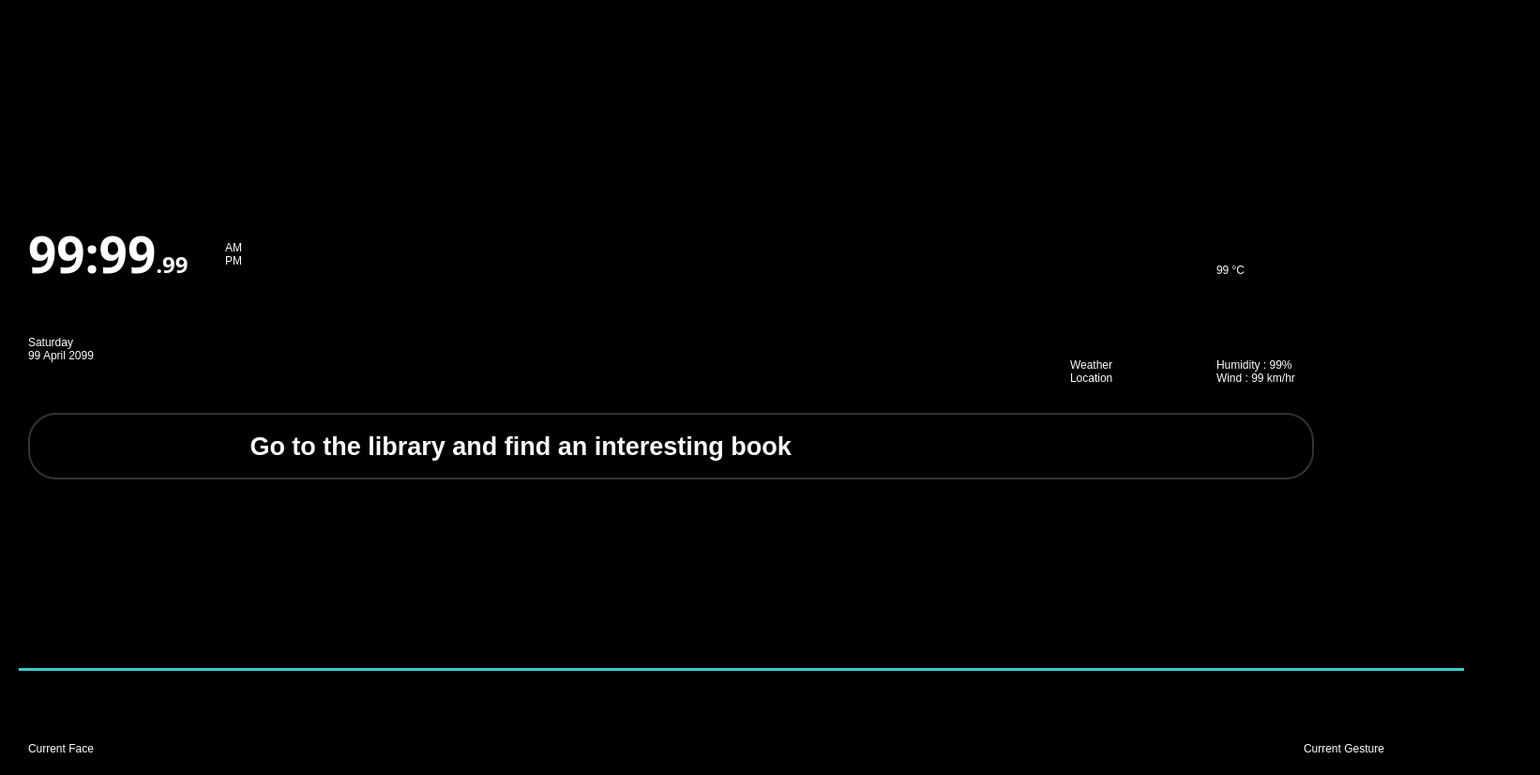
<?xml version="1.0" encoding="UTF-8"?>
<ui version="4.0">
 <class>MainWindow</class>
 <widget class="QMainWindow" name="MainWindow">
  <property name="geometry">
   <rect>
    <x>0</x>
    <y>0</y>
    <width>1642</width>
    <height>826</height>
   </rect>
  </property>
  <property name="sizePolicy">
   <sizepolicy hsizetype="Minimum" vsizetype="Minimum">
    <horstretch>0</horstretch>
    <verstretch>0</verstretch>
   </sizepolicy>
  </property>
  <property name="minimumSize">
   <size>
    <width>0</width>
    <height>0</height>
   </size>
  </property>
  <property name="windowTitle">
   <string>MainWindow</string>
  </property>
  <property name="styleSheet">
   <string notr="true">background-color: rgb(0, 0, 0);</string>
  </property>
  <widget class="QWidget" name="centralwidget">
   <widget class="QTabWidget" name="tabWidget">
    <property name="geometry">
     <rect>
      <x>20</x>
      <y>-20</y>
      <width>1541</width>
      <height>761</height>
     </rect>
    </property>
    <property name="layoutDirection">
     <enum>Qt::LeftToRight</enum>
    </property>
    <property name="styleSheet">
     <string notr="true">QTabWidget::pane { 
	border-style: solid;
	border-color: #3ACCCC;
	border-width: 0 0px 3px 0px; 
}</string>
    </property>
    <property name="tabPosition">
     <enum>QTabWidget::South</enum>
    </property>
    <property name="tabShape">
     <enum>QTabWidget::Triangular</enum>
    </property>
    <property name="currentIndex">
     <number>1</number>
    </property>
    <property name="iconSize">
     <size>
      <width>250</width>
      <height>150</height>
     </size>
    </property>
    <property name="elideMode">
     <enum>Qt::ElideMiddle</enum>
    </property>
    <widget class="QWidget" name="tab_5">
     <attribute name="icon">
      <iconset>
       <normalon>:/Media/icons/blackSquare.png</normalon>
      </iconset>
     </attribute>
     <attribute name="title">
      <string/>
     </attribute>
    </widget>
    <widget class="QWidget" name="tab_0">
     <attribute name="icon">
      <iconset resource="../Data.qrc">
       <normaloff>:/Media/icons/home.png</normaloff>
       <normalon>:/Media/icons/home.gif</normalon>:/Media/icons/home.png</iconset>
     </attribute>
     <attribute name="title">
      <string/>
     </attribute>
     <widget class="QWidget" name="horizontalLayoutWidget_2">
      <property name="geometry">
       <rect>
        <x>10</x>
        <y>220</y>
        <width>1351</width>
        <height>225</height>
       </rect>
      </property>
      <layout class="QHBoxLayout" name="horizontalLayout_2">
       <item>
        <layout class="QGridLayout" name="gridLayout">
         <property name="spacing">
          <number>0</number>
         </property>
         <item row="0" column="1">
          <widget class="QLabel" name="label_am_pm">
           <property name="maximumSize">
            <size>
             <width>50</width>
             <height>100</height>
            </size>
           </property>
           <property name="styleSheet">
            <string notr="true">color: #ffffff;
font: 600 18pt &quot;Yu Gothic UI Semibold&quot;;
</string>
           </property>
           <property name="text">
            <string>AM 
PM</string>
           </property>
          </widget>
         </item>
         <item row="1" column="0" colspan="2">
          <widget class="QLabel" name="label_date">
           <property name="minimumSize">
            <size>
             <width>260</width>
             <height>60</height>
            </size>
           </property>
           <property name="maximumSize">
            <size>
             <width>260</width>
             <height>60</height>
            </size>
           </property>
           <property name="styleSheet">
            <string notr="true">color: rgb(255, 255, 255);
font: 600 14pt &quot;Yu Gothic UI Semibold&quot;;
</string>
           </property>
           <property name="text">
            <string>Saturday
99 April 2099</string>
           </property>
          </widget>
         </item>
         <item row="0" column="0">
          <widget class="QLabel" name="label_time">
           <property name="minimumSize">
            <size>
             <width>210</width>
             <height>100</height>
            </size>
           </property>
           <property name="maximumSize">
            <size>
             <width>210</width>
             <height>100</height>
            </size>
           </property>
           <property name="font">
            <font>
             <family>Yu Gothic UI Semibold</family>
             <pointsize>40</pointsize>
             <weight>75</weight>
             <italic>false</italic>
             <bold>true</bold>
            </font>
           </property>
           <property name="styleSheet">
            <string notr="true">color: rgb(255, 255, 255) ;
font: 600 40pt &quot;Yu Gothic UI Semibold&quot;;
</string>
           </property>
           <property name="text">
            <string>&lt;html&gt;&lt;head/&gt;&lt;body&gt;&lt;p&gt;&lt;span style=&quot;font: 600 40pt &quot;Yu Gothic UI Semibold&quot;; color:#ffffff;&quot;&gt;99:99&lt;a style=&quot;font-size:18pt;&quot;&gt;.99&lt;/a&gt;&lt;/span&gt;&lt;/p&gt;&lt;/body&gt;&lt;/html&gt;</string>
           </property>
           <property name="scaledContents">
            <bool>false</bool>
           </property>
          </widget>
         </item>
        </layout>
       </item>
       <item>
        <spacer name="horizontalSpacer">
         <property name="orientation">
          <enum>Qt::Horizontal</enum>
         </property>
         <property name="sizeHint" stdset="0">
          <size>
           <width>40</width>
           <height>20</height>
          </size>
         </property>
        </spacer>
       </item>
       <item>
        <layout class="QGridLayout" name="gridLayout_2">
         <item row="1" column="0">
          <widget class="QLabel" name="icon_label">
           <property name="sizePolicy">
            <sizepolicy hsizetype="Expanding" vsizetype="Expanding">
             <horstretch>150</horstretch>
             <verstretch>150</verstretch>
            </sizepolicy>
           </property>
           <property name="minimumSize">
            <size>
             <width>150</width>
             <height>150</height>
            </size>
           </property>
           <property name="maximumSize">
            <size>
             <width>150</width>
             <height>150</height>
            </size>
           </property>
           <property name="baseSize">
            <size>
             <width>100</width>
             <height>100</height>
            </size>
           </property>
           <property name="styleSheet">
            <string notr="true">color: rgb(255, 255, 255)</string>
           </property>
           <property name="text">
            <string/>
           </property>
           <property name="pixmap">
            <pixmap>Plugins/weather/icons/01n.png</pixmap>
           </property>
          </widget>
         </item>
         <item row="1" column="1">
          <widget class="QLabel" name="big_weather_label">
           <property name="sizePolicy">
            <sizepolicy hsizetype="Fixed" vsizetype="Fixed">
             <horstretch>0</horstretch>
             <verstretch>0</verstretch>
            </sizepolicy>
           </property>
           <property name="styleSheet">
            <string notr="true">color: rgb(255, 255, 255);
font: 600 40pt &quot;Yu Gothic UI Semibold&quot;;
</string>
           </property>
           <property name="text">
            <string>99 °C</string>
           </property>
          </widget>
         </item>
         <item row="2" column="1">
          <widget class="QLabel" name="weather_label">
           <property name="sizePolicy">
            <sizepolicy hsizetype="Fixed" vsizetype="Fixed">
             <horstretch>0</horstretch>
             <verstretch>0</verstretch>
            </sizepolicy>
           </property>
           <property name="styleSheet">
            <string notr="true">color: rgb(255, 255, 255);
font: 350 14pt &quot;Yu Gothic UI Semilight&quot;;

</string>
           </property>
           <property name="text">
            <string>Humidity : 99%
Wind : 99 km/hr</string>
           </property>
          </widget>
         </item>
         <item row="2" column="0">
          <widget class="QLabel" name="descriptive_label">
           <property name="sizePolicy">
            <sizepolicy hsizetype="Fixed" vsizetype="Fixed">
             <horstretch>0</horstretch>
             <verstretch>0</verstretch>
            </sizepolicy>
           </property>
           <property name="styleSheet">
            <string notr="true">color: rgb(255, 255, 255);
font: 350 14pt &quot;Yu Gothic UI Semilight&quot;;
</string>
           </property>
           <property name="text">
            <string>Weather
Location</string>
           </property>
          </widget>
         </item>
        </layout>
       </item>
      </layout>
     </widget>
     <widget class="QLabel" name="label_activity">
      <property name="geometry">
       <rect>
        <x>10</x>
        <y>460</y>
        <width>1371</width>
        <height>71</height>
       </rect>
      </property>
      <property name="styleSheet">
       <string notr="true">	border: 1px solid;
    border-style: outset;
    padding: 10px;
    background-color: #000000;
    color: #ffffff;
    font-family: &quot;Yu Gothic UI&quot;;
    font-size: 20pt;
/*    font-style: italic; */
    font-weight: bold;
    text-align: center;
    border-radius: 30px;
    border-style: solid; 
    border-color: #333333;
    border-width: 2px;
    padding: 10px;</string>
      </property>
      <property name="text">
       <string>                             Go to the library and find an interesting book</string>
      </property>
     </widget>
    </widget>
    <widget class="QWidget" name="tab_1">
     <attribute name="icon">
      <iconset resource="../Data.qrc">
       <normaloff>:/Media/icons/calendar.png</normaloff>
       <normalon>:/Media/icons/calendar.gif</normalon>:/Media/icons/calendar.png</iconset>
     </attribute>
     <attribute name="title">
      <string/>
     </attribute>
     <widget class="QWidget" name="horizontalLayoutWidget">
      <property name="geometry">
       <rect>
        <x>19</x>
        <y>49</y>
        <width>1181</width>
        <height>501</height>
       </rect>
      </property>
      <layout class="QHBoxLayout" name="horizontalLayout" stretch="5,0,5">
       <item>
        <widget class="QListWidget" name="listWidget_today"/>
       </item>
       <item>
        <widget class="QPushButton" name="pushButton_refresh_calendar">
         <property name="sizePolicy">
          <sizepolicy hsizetype="Minimum" vsizetype="Minimum">
           <horstretch>0</horstretch>
           <verstretch>0</verstretch>
          </sizepolicy>
         </property>
         <property name="styleSheet">
          <string notr="true"> background-color: #000000;
    color: #FFFFFF;
    border-radius: 10px;
    padding: 10px;</string>
         </property>
         <property name="text">
          <string/>
         </property>
         <property name="icon">
          <iconset>
           <activeoff>:/Media/icons/refresh_64px.png</activeoff>
          </iconset>
         </property>
         <property name="iconSize">
          <size>
           <width>64</width>
           <height>64</height>
          </size>
         </property>
        </widget>
       </item>
       <item>
        <widget class="QListWidget" name="listWidget_tomorrow"/>
       </item>
      </layout>
     </widget>
    </widget>
    <widget class="QWidget" name="tab_2">
     <attribute name="icon">
      <iconset resource="../Data.qrc">
       <normaloff>:/Media/icons/smartHome.png</normaloff>
       <normalon>:/Media/icons/smartHome.gif</normalon>:/Media/icons/smartHome.png</iconset>
     </attribute>
     <attribute name="title">
      <string/>
     </attribute>
     <widget class="QTabWidget" name="tabWidget_2">
      <property name="geometry">
       <rect>
        <x>20</x>
        <y>70</y>
        <width>781</width>
        <height>431</height>
       </rect>
      </property>
      <property name="styleSheet">
       <string notr="true">QTabWidget::pane { 
	border-style: solid;
	border-color: #000000;
	border-width: 0 0px 3px 0px; 
}</string>
      </property>
      <property name="currentIndex">
       <number>0</number>
      </property>
      <widget class="QWidget" name="tab">
       <attribute name="title">
        <string>My Bedroom</string>
       </attribute>
       <widget class="QPushButton" name="pushButton_led_on">
        <property name="geometry">
         <rect>
          <x>240</x>
          <y>20</y>
          <width>151</width>
          <height>150</height>
         </rect>
        </property>
        <property name="styleSheet">
         <string notr="true"> background-color: #333333;
    color: #FFFFFF;
    border-radius: 10px;
    padding: 10px;
icon-size: 128px; /* Set the desired icon size */
    padding-left: 15px; /* Adjust the left padding to center the icon */
    padding-right: 5px; /* Adjust the right padding to center the icon */</string>
        </property>
        <property name="text">
         <string/>
        </property>
        <property name="icon">
         <iconset resource="../Data.qrc">
          <normaloff>:/Plugins/smartHome/on_lamp.png</normaloff>:/Plugins/smartHome/on_lamp.png</iconset>
        </property>
       </widget>
       <widget class="QPushButton" name="pushButton_led_off">
        <property name="geometry">
         <rect>
          <x>70</x>
          <y>20</y>
          <width>151</width>
          <height>150</height>
         </rect>
        </property>
        <property name="styleSheet">
         <string notr="true"> background-color: #333333;
    color: #FFFFFF;
    border-radius: 10px;
    padding: 10px;
icon-size: 128px; /* Set the desired icon size */
    padding-left: 15px; /* Adjust the left padding to center the icon */
    padding-right: 5px; /* Adjust the right padding to center the icon */</string>
        </property>
        <property name="text">
         <string/>
        </property>
        <property name="icon">
         <iconset resource="../Data.qrc">
          <normaloff>:/Plugins/smartHome/off_lamp.png</normaloff>:/Plugins/smartHome/off_lamp.png</iconset>
        </property>
       </widget>
      </widget>
      <widget class="QWidget" name="tab_4">
       <attribute name="title">
        <string>My Livingroom</string>
       </attribute>
      </widget>
     </widget>
     <widget class="QPushButton" name="pushButton_fan_on">
      <property name="geometry">
       <rect>
        <x>880</x>
        <y>120</y>
        <width>151</width>
        <height>150</height>
       </rect>
      </property>
      <property name="styleSheet">
       <string notr="true"> background-color: #333333;
    color: #FFFFFF;
    border-radius: 10px;
    padding: 10px;
icon-size: 128px; /* Set the desired icon size */
    padding-left: 15px; /* Adjust the left padding to center the icon */
    padding-right: 5px; /* Adjust the right padding to center the icon */</string>
      </property>
      <property name="text">
       <string/>
      </property>
      <property name="icon">
       <iconset resource="../Data.qrc">
        <normaloff>:/Media/icons/fan.gif</normaloff>
        <normalon>:/Media/icons/fan.gif</normalon>:/Media/icons/fan.gif</iconset>
      </property>
     </widget>
     <widget class="QPushButton" name="pushButton_fan_off">
      <property name="geometry">
       <rect>
        <x>710</x>
        <y>120</y>
        <width>151</width>
        <height>150</height>
       </rect>
      </property>
      <property name="styleSheet">
       <string notr="true"> background-color: #333333;
    color: #FFFFFF;
    border-radius: 10px;
    padding: 10px;
icon-size: 128px; /* Set the desired icon size */
    padding-left: 15px; /* Adjust the left padding to center the icon */
    padding-right: 5px; /* Adjust the right padding to center the icon */</string>
      </property>
      <property name="text">
       <string/>
      </property>
      <property name="icon">
       <iconset resource="../Data.qrc">
        <normaloff>:/Media/icons/fan.png</normaloff>:/Media/icons/fan.png</iconset>
      </property>
     </widget>
    </widget>
   </widget>
   <widget class="QLabel" name="label_face">
    <property name="geometry">
     <rect>
      <x>30</x>
      <y>790</y>
      <width>201</width>
      <height>16</height>
     </rect>
    </property>
    <property name="styleSheet">
     <string notr="true">color: rgb(255, 255, 255);
font: 600 14pt &quot;Yu Gothic UI Semibold&quot;;
</string>
    </property>
    <property name="text">
     <string>Current Face</string>
    </property>
   </widget>
   <widget class="QLabel" name="label_gesture">
    <property name="geometry">
     <rect>
      <x>1390</x>
      <y>790</y>
      <width>171</width>
      <height>16</height>
     </rect>
    </property>
    <property name="styleSheet">
     <string notr="true">color: rgb(255, 255, 255);
font: 600 14pt &quot;Yu Gothic UI Semibold&quot;;
</string>
    </property>
    <property name="text">
     <string>Current Gesture</string>
    </property>
   </widget>
  </widget>
 </widget>
 <resources>
  <include location="../Data.qrc"/>
 </resources>
 <connections/>
</ui>
